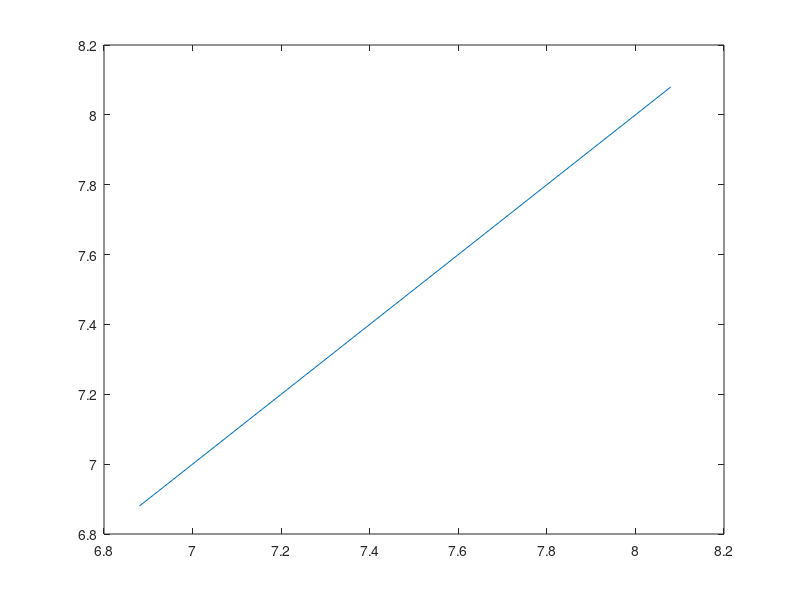
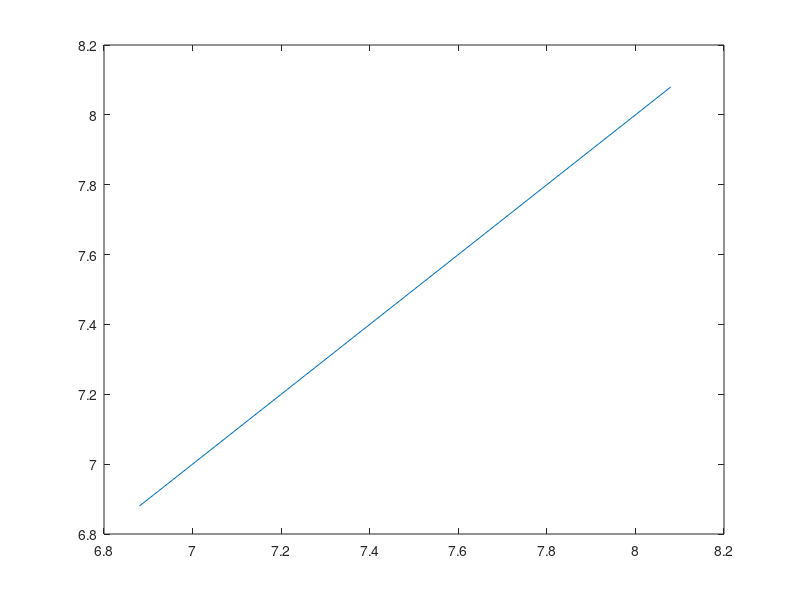
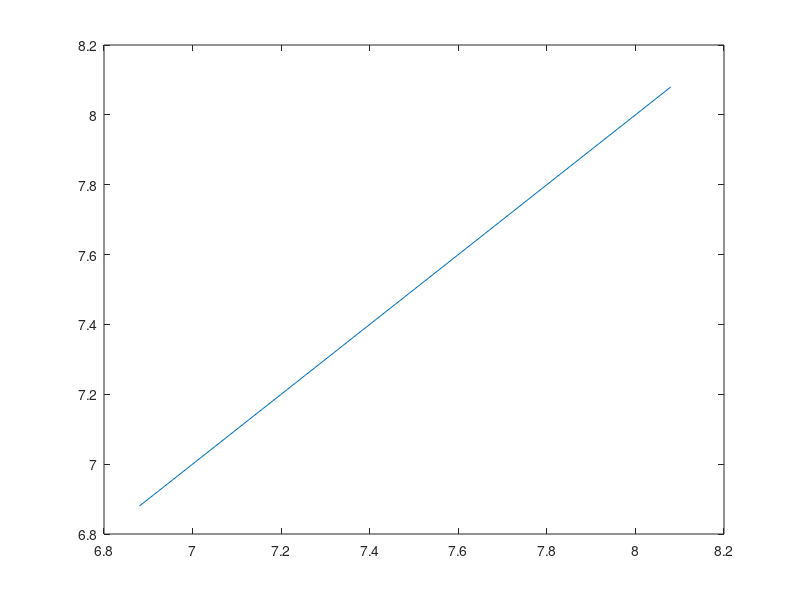
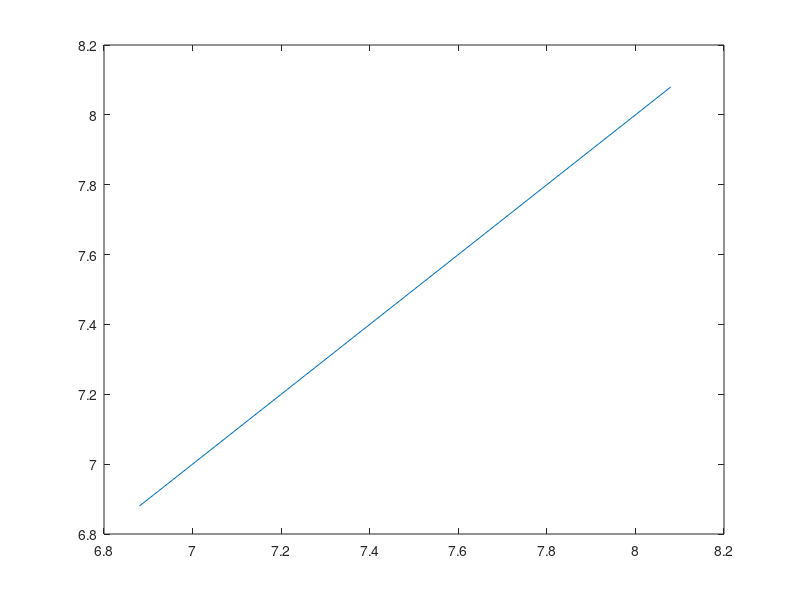

These figures' MATLAB source, in order: (Note: this script raises an error after producing the figures.)

clear; close all; clc


nlevels = 12;
nreps = 5;

load samples_chip1_new;
load pH2;

featurenum = size(X, 1);

X = X';
sumup = sum(X,2);
X = bsxfun(@rdivide,X,sumup);


% [B,FitInfo] = lasso(Xtrim,pH);

% look at
% http://www.mathworks.co.uk/help/stats/lasso.html#bs25w54-6
% to see input/output params.

% 
% disp('Number of non-zero coeffs for each lambda value');
% FitInfo.DF

% select say index 31 (with DF = 19)
% plot(200:1000,B(:,31))

load index;

%figure('name', 'Lasso');
%hold on;

%load lambda;
%lambda = lambda';
lambda = 0:0.00001:0.0001;
%lambda=[0.0001 0.0008];
lambdacnt = size(lambda,2);
tot = zeros(lambdacnt,1);
v = zeros(lambdacnt*nreps, 1044);

fhandle = zeros(lambdacnt,1);

for i = 1:lambdacnt
    fhandle(i) = figure;
    xlabel('Observed Response');
    ylabel('Fitted Response');  
    lx = [min(pH) max(pH)];
    ly = lx;
    plot(lx, ly);
end

for i = 1:nreps
        test = (indices == i); train = ~test;
        Xtrain = X(train,:);
        pHtrain = pH(train);
        Xtest = X(test,:);
        pHtest = pH(test);

        [PCALoadings,PCAScores] = pca(Xtrain);
        B = lasso(PCAScores(:,1:10),pHtrain - mean(pHtrain),'Lambda',lambda);
   
        for k = 1:lambdacnt
            figure(fhandle(k));
            hold on;
            betaLasso = B(:,k);
            betaLasso = PCALoadings(:,1:10) * betaLasso;
            
            v((k-1)*nreps+i,:) = betaLasso;
        
            betaLasso = [mean(pHtrain) - mean(Xtrain) * betaLasso; betaLasso];
            yfitLasso = [ones(size(Xtest,1),1) Xtest] * betaLasso;
            plot(pHtest,yfitLasso,'bo');
            

            SMSE = (sum((yfitLasso - pHtest) .^ 2) / sum((pHtest - mean(pHtest)) .^ 2)) / nlevels;
            tot(k) = tot(k) + SMSE;
        end
end

for k=1:lambdacnt
    fprintf('The average of SMSE with lambda = %f is %f\n', lambda(k), tot(k) / nreps);
end

%figure;
%hold on;
%plot(wav(200:1000), mean(v));
%plot(wav(1:199), zeros(1,199));
%plot(wav(1001:1044), zeros(1,44));
%xlabel('Raman Shift (cm^{-1})');
%axis([-100 3000 -0.004 0.002])
%hold off;
